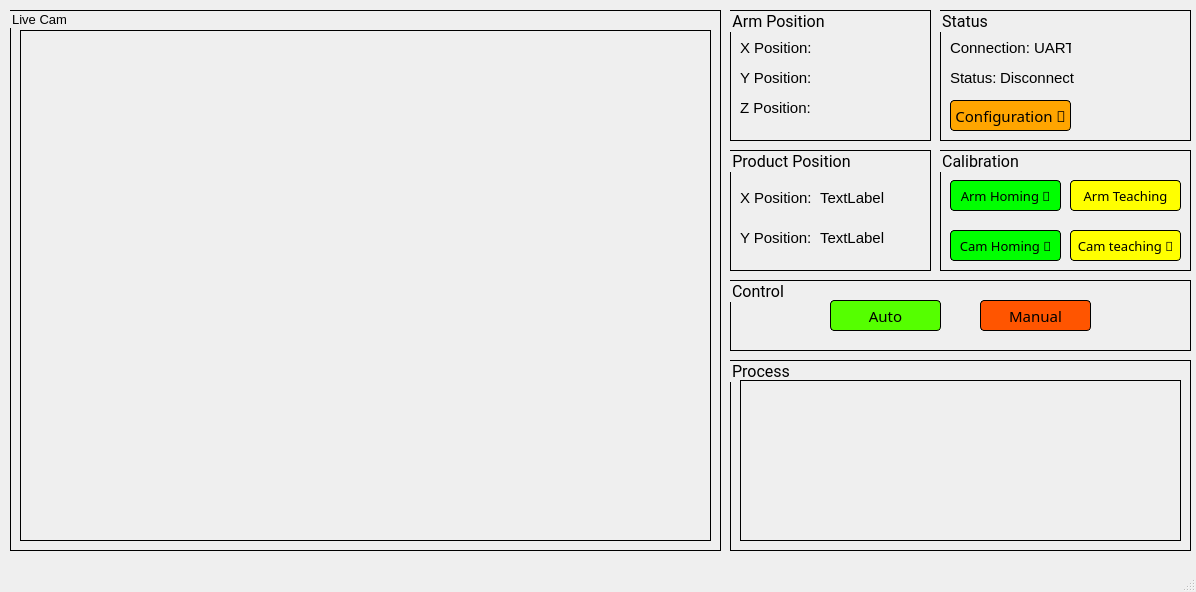
<?xml version="1.0" encoding="UTF-8"?>
<ui version="4.0">
 <class>MainControllerUI</class>
 <widget class="QMainWindow" name="MainControllerUI">
  <property name="geometry">
   <rect>
    <x>0</x>
    <y>0</y>
    <width>1196</width>
    <height>592</height>
   </rect>
  </property>
  <property name="windowTitle">
   <string>Main Controller-MC</string>
  </property>
  <widget class="QWidget" name="centralwidget">
   <widget class="QGroupBox" name="statusGB">
    <property name="geometry">
     <rect>
      <x>940</x>
      <y>10</y>
      <width>251</width>
      <height>131</height>
     </rect>
    </property>
    <property name="font">
     <font>
      <family>Roboto</family>
      <pointsize>12</pointsize>
     </font>
    </property>
    <property name="styleSheet">
     <string notr="true">border-style: solid;
border-width: 1px;</string>
    </property>
    <property name="title">
     <string>Status</string>
    </property>
    <widget class="QLabel" name="connectionLbl">
     <property name="geometry">
      <rect>
       <x>10</x>
       <y>30</y>
       <width>121</width>
       <height>16</height>
      </rect>
     </property>
     <property name="font">
      <font>
       <pointsize>11</pointsize>
      </font>
     </property>
     <property name="styleSheet">
      <string notr="true">border-style: none;</string>
     </property>
     <property name="text">
      <string>Connection: UART</string>
     </property>
    </widget>
    <widget class="QLabel" name="label_2">
     <property name="geometry">
      <rect>
       <x>10</x>
       <y>60</y>
       <width>51</width>
       <height>16</height>
      </rect>
     </property>
     <property name="font">
      <font>
       <pointsize>11</pointsize>
      </font>
     </property>
     <property name="styleSheet">
      <string notr="true">border-style: none;</string>
     </property>
     <property name="text">
      <string>Status:</string>
     </property>
    </widget>
    <widget class="QLabel" name="sttLbl">
     <property name="geometry">
      <rect>
       <x>60</x>
       <y>60</y>
       <width>81</width>
       <height>16</height>
      </rect>
     </property>
     <property name="font">
      <font>
       <pointsize>11</pointsize>
      </font>
     </property>
     <property name="styleSheet">
      <string notr="true">border-style: none;</string>
     </property>
     <property name="text">
      <string>Disconnect</string>
     </property>
    </widget>
    <widget class="QPushButton" name="configBtn">
     <property name="geometry">
      <rect>
       <x>10</x>
       <y>90</y>
       <width>121</width>
       <height>31</height>
      </rect>
     </property>
     <property name="font">
      <font>
       <family>Material-Design-Iconic-Font</family>
       <pointsize>11</pointsize>
      </font>
     </property>
     <property name="styleSheet">
      <string notr="true">background-color: orange;
border-style: outset;
border-width: 1px;
border-radius: 4px;
border-color: black;
</string>
     </property>
     <property name="text">
      <string>Configuration </string>
     </property>
    </widget>
   </widget>
   <widget class="QGroupBox" name="calibGB">
    <property name="geometry">
     <rect>
      <x>940</x>
      <y>150</y>
      <width>251</width>
      <height>121</height>
     </rect>
    </property>
    <property name="font">
     <font>
      <family>Roboto</family>
      <pointsize>12</pointsize>
     </font>
    </property>
    <property name="styleSheet">
     <string notr="true">border-style: solid;
border-width: 1px;</string>
    </property>
    <property name="title">
     <string>Calibration</string>
    </property>
    <widget class="QPushButton" name="armHomeBtn">
     <property name="geometry">
      <rect>
       <x>10</x>
       <y>30</y>
       <width>111</width>
       <height>31</height>
      </rect>
     </property>
     <property name="font">
      <font>
       <family>Material-Design-Iconic-Font</family>
       <pointsize>10</pointsize>
      </font>
     </property>
     <property name="styleSheet">
      <string notr="true">background-color: rgb(0, 255, 0);
border-style: outset;
border-width: 1px;
border-radius: 4px;
border-color: black;
</string>
     </property>
     <property name="text">
      <string>Arm Homing </string>
     </property>
    </widget>
    <widget class="QPushButton" name="camHomeBtn">
     <property name="geometry">
      <rect>
       <x>10</x>
       <y>80</y>
       <width>111</width>
       <height>31</height>
      </rect>
     </property>
     <property name="font">
      <font>
       <family>Material-Design-Iconic-Font</family>
       <pointsize>10</pointsize>
      </font>
     </property>
     <property name="styleSheet">
      <string notr="true">background-color: rgb(0, 255, 0);
border-style: outset;
border-width: 1px;
border-radius: 4px;
border-color: black;
</string>
     </property>
     <property name="text">
      <string>Cam Homing </string>
     </property>
    </widget>
    <widget class="QPushButton" name="teachingCamBtn">
     <property name="geometry">
      <rect>
       <x>130</x>
       <y>80</y>
       <width>111</width>
       <height>31</height>
      </rect>
     </property>
     <property name="font">
      <font>
       <family>Material-Design-Iconic-Font</family>
       <pointsize>10</pointsize>
      </font>
     </property>
     <property name="styleSheet">
      <string notr="true">
background-color: rgb(255, 255, 0);
border-style: outset;
border-width: 1px;
border-radius: 4px;
border-color: black;
</string>
     </property>
     <property name="text">
      <string>Cam teaching </string>
     </property>
    </widget>
    <widget class="QPushButton" name="armTestingBtn">
     <property name="geometry">
      <rect>
       <x>130</x>
       <y>30</y>
       <width>111</width>
       <height>31</height>
      </rect>
     </property>
     <property name="font">
      <font>
       <family>Material-Design-Iconic-Font</family>
       <pointsize>10</pointsize>
      </font>
     </property>
     <property name="styleSheet">
      <string notr="true">
background-color: rgb(255, 255, 0);
border-style: outset;
border-width: 1px;
border-radius: 4px;
border-color: black;
</string>
     </property>
     <property name="text">
      <string>Arm Teaching</string>
     </property>
    </widget>
   </widget>
   <widget class="QGroupBox" name="armPosGB">
    <property name="geometry">
     <rect>
      <x>730</x>
      <y>10</y>
      <width>201</width>
      <height>131</height>
     </rect>
    </property>
    <property name="font">
     <font>
      <family>Roboto</family>
      <pointsize>12</pointsize>
     </font>
    </property>
    <property name="styleSheet">
     <string notr="true">border-style: solid;
border-width: 1px;</string>
    </property>
    <property name="title">
     <string>Arm Position</string>
    </property>
    <widget class="QLabel" name="label">
     <property name="geometry">
      <rect>
       <x>10</x>
       <y>30</y>
       <width>81</width>
       <height>16</height>
      </rect>
     </property>
     <property name="font">
      <font>
       <family>MS Shell Dlg 2</family>
       <pointsize>11</pointsize>
      </font>
     </property>
     <property name="styleSheet">
      <string notr="true">border-style: none;</string>
     </property>
     <property name="text">
      <string>X Position:</string>
     </property>
    </widget>
    <widget class="QLabel" name="label_3">
     <property name="geometry">
      <rect>
       <x>10</x>
       <y>60</y>
       <width>81</width>
       <height>16</height>
      </rect>
     </property>
     <property name="font">
      <font>
       <family>MS Shell Dlg 2</family>
       <pointsize>11</pointsize>
      </font>
     </property>
     <property name="styleSheet">
      <string notr="true">border-style: none;</string>
     </property>
     <property name="text">
      <string>Y Position:</string>
     </property>
    </widget>
    <widget class="QLabel" name="xCurLbl">
     <property name="geometry">
      <rect>
       <x>90</x>
       <y>30</y>
       <width>81</width>
       <height>16</height>
      </rect>
     </property>
     <property name="font">
      <font>
       <family>Roboto</family>
       <pointsize>11</pointsize>
      </font>
     </property>
     <property name="styleSheet">
      <string notr="true">border-style: none;</string>
     </property>
     <property name="text">
      <string/>
     </property>
    </widget>
    <widget class="QLabel" name="yCurLbl">
     <property name="geometry">
      <rect>
       <x>90</x>
       <y>60</y>
       <width>81</width>
       <height>16</height>
      </rect>
     </property>
     <property name="font">
      <font>
       <family>Roboto</family>
       <pointsize>11</pointsize>
      </font>
     </property>
     <property name="styleSheet">
      <string notr="true">border-style: none;</string>
     </property>
     <property name="text">
      <string/>
     </property>
    </widget>
    <widget class="QLabel" name="label_4">
     <property name="geometry">
      <rect>
       <x>10</x>
       <y>90</y>
       <width>81</width>
       <height>16</height>
      </rect>
     </property>
     <property name="font">
      <font>
       <family>MS Shell Dlg 2</family>
       <pointsize>11</pointsize>
      </font>
     </property>
     <property name="styleSheet">
      <string notr="true">border-style: none;</string>
     </property>
     <property name="text">
      <string>Z Position:</string>
     </property>
    </widget>
    <widget class="QLabel" name="zCurLbl">
     <property name="geometry">
      <rect>
       <x>90</x>
       <y>90</y>
       <width>81</width>
       <height>16</height>
      </rect>
     </property>
     <property name="font">
      <font>
       <family>Roboto</family>
       <pointsize>11</pointsize>
      </font>
     </property>
     <property name="styleSheet">
      <string notr="true">border-style: none;</string>
     </property>
     <property name="text">
      <string/>
     </property>
    </widget>
   </widget>
   <widget class="QGroupBox" name="proPosGB">
    <property name="geometry">
     <rect>
      <x>730</x>
      <y>150</y>
      <width>201</width>
      <height>121</height>
     </rect>
    </property>
    <property name="font">
     <font>
      <family>Roboto</family>
      <pointsize>12</pointsize>
     </font>
    </property>
    <property name="styleSheet">
     <string notr="true">border-style: solid;
border-width: 1px;</string>
    </property>
    <property name="title">
     <string>Product Position</string>
    </property>
    <widget class="QLabel" name="label_5">
     <property name="geometry">
      <rect>
       <x>10</x>
       <y>40</y>
       <width>81</width>
       <height>16</height>
      </rect>
     </property>
     <property name="font">
      <font>
       <family>MS Shell Dlg 2</family>
       <pointsize>11</pointsize>
      </font>
     </property>
     <property name="styleSheet">
      <string notr="true">border-style: none;</string>
     </property>
     <property name="text">
      <string>X Position:</string>
     </property>
    </widget>
    <widget class="QLabel" name="label_6">
     <property name="geometry">
      <rect>
       <x>10</x>
       <y>80</y>
       <width>81</width>
       <height>16</height>
      </rect>
     </property>
     <property name="font">
      <font>
       <family>MS Shell Dlg 2</family>
       <pointsize>11</pointsize>
      </font>
     </property>
     <property name="styleSheet">
      <string notr="true">border-style: none;</string>
     </property>
     <property name="text">
      <string>Y Position:</string>
     </property>
    </widget>
    <widget class="QLabel" name="xProLbl">
     <property name="geometry">
      <rect>
       <x>90</x>
       <y>40</y>
       <width>81</width>
       <height>16</height>
      </rect>
     </property>
     <property name="font">
      <font>
       <pointsize>11</pointsize>
      </font>
     </property>
     <property name="styleSheet">
      <string notr="true">border-style: none;</string>
     </property>
     <property name="text">
      <string>TextLabel</string>
     </property>
    </widget>
    <widget class="QLabel" name="yProLbl">
     <property name="geometry">
      <rect>
       <x>90</x>
       <y>80</y>
       <width>81</width>
       <height>16</height>
      </rect>
     </property>
     <property name="font">
      <font>
       <pointsize>11</pointsize>
      </font>
     </property>
     <property name="styleSheet">
      <string notr="true">border-style: none;</string>
     </property>
     <property name="text">
      <string>TextLabel</string>
     </property>
    </widget>
   </widget>
   <widget class="QGroupBox" name="controlGB">
    <property name="geometry">
     <rect>
      <x>730</x>
      <y>280</y>
      <width>461</width>
      <height>71</height>
     </rect>
    </property>
    <property name="font">
     <font>
      <family>Roboto</family>
      <pointsize>12</pointsize>
     </font>
    </property>
    <property name="styleSheet">
     <string notr="true">border-style: solid;
border-width: 1px;</string>
    </property>
    <property name="title">
     <string>Control</string>
    </property>
    <widget class="QPushButton" name="autoBtn">
     <property name="geometry">
      <rect>
       <x>100</x>
       <y>20</y>
       <width>111</width>
       <height>31</height>
      </rect>
     </property>
     <property name="font">
      <font>
       <family>Material-Design-Iconic-Font</family>
       <pointsize>11</pointsize>
      </font>
     </property>
     <property name="styleSheet">
      <string notr="true">background-color: rgb(85, 255, 0);
border-style: outset;
border-width: 1px;
border-radius: 4px;
border-color: black;
</string>
     </property>
     <property name="text">
      <string>Auto</string>
     </property>
    </widget>
    <widget class="QPushButton" name="armTestingBtn_2">
     <property name="geometry">
      <rect>
       <x>250</x>
       <y>20</y>
       <width>111</width>
       <height>31</height>
      </rect>
     </property>
     <property name="font">
      <font>
       <family>Material-Design-Iconic-Font</family>
       <pointsize>11</pointsize>
      </font>
     </property>
     <property name="styleSheet">
      <string notr="true">background-color: rgb(255, 85, 0);
border-style: outset;
border-width: 1px;
border-radius: 4px;
border-color: black;
</string>
     </property>
     <property name="text">
      <string>Manual</string>
     </property>
    </widget>
   </widget>
   <widget class="QGroupBox" name="processGB">
    <property name="geometry">
     <rect>
      <x>730</x>
      <y>360</y>
      <width>461</width>
      <height>191</height>
     </rect>
    </property>
    <property name="font">
     <font>
      <family>Roboto</family>
      <pointsize>12</pointsize>
     </font>
    </property>
    <property name="styleSheet">
     <string notr="true">border-style: solid;
border-width: 1px;</string>
    </property>
    <property name="title">
     <string>Process</string>
    </property>
    <widget class="QLabel" name="processImgFrame">
     <property name="geometry">
      <rect>
       <x>10</x>
       <y>20</y>
       <width>441</width>
       <height>161</height>
      </rect>
     </property>
     <property name="frameShape">
      <enum>QFrame::Box</enum>
     </property>
     <property name="text">
      <string/>
     </property>
    </widget>
   </widget>
   <widget class="QGroupBox" name="liveVidGB">
    <property name="geometry">
     <rect>
      <x>10</x>
      <y>10</y>
      <width>711</width>
      <height>541</height>
     </rect>
    </property>
    <property name="font">
     <font>
      <pointsize>10</pointsize>
      <kerning>true</kerning>
     </font>
    </property>
    <property name="styleSheet">
     <string notr="true">border-style: solid;
border-width: 1px;</string>
    </property>
    <property name="title">
     <string>Live Cam</string>
    </property>
    <widget class="QLabel" name="liveVidFrame">
     <property name="geometry">
      <rect>
       <x>10</x>
       <y>20</y>
       <width>691</width>
       <height>511</height>
      </rect>
     </property>
     <property name="frameShape">
      <enum>QFrame::Box</enum>
     </property>
     <property name="text">
      <string/>
     </property>
    </widget>
   </widget>
  </widget>
  <widget class="QMenuBar" name="menubar">
   <property name="geometry">
    <rect>
     <x>0</x>
     <y>0</y>
     <width>1196</width>
     <height>21</height>
    </rect>
   </property>
  </widget>
  <widget class="QStatusBar" name="statusbar"/>
 </widget>
 <resources/>
 <connections/>
</ui>
